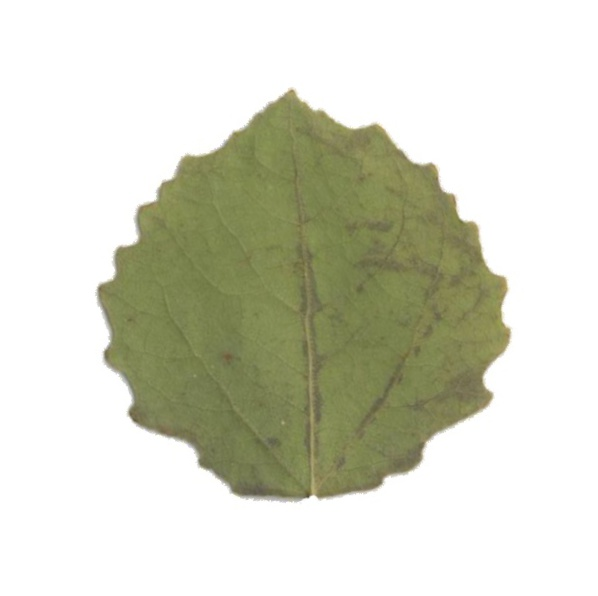
#> input picture 10_29_local_enhancement/0.jpg, 598 x 596 px
$ python c.py
#> lines starting #> are read from the running program, lines starting #| are printed output that depends on the picture
import cv2
fn = "0.jpg"
if __name__ == '__main__':
    print('loading %s ...' % fn)
    print('processing...')
    img = cv2.imread(fn)
#> img is the input picture: shape (596, 598, 3); mean B, G, R 198.1, 214.2, 212.8
    w = img.shape[1]
#> w = 598
    h = img.shape[0]
#> h = 596
    ii = 0
    # let image get darker
    for xi in range(0,w):
        for xj in range(0,h):
            # set the pixel value decrease to 20%
            img[xj,xi,0] = int(img[xj,xi,0]*0.2)
            img[xj,xi,1] = int(img[xj,xi,0]*0.2)
            img[xj,xi,2] = int(img[xj,xi,0]*0.2)
        # show the process
        if xi%10==0:
            print('.')
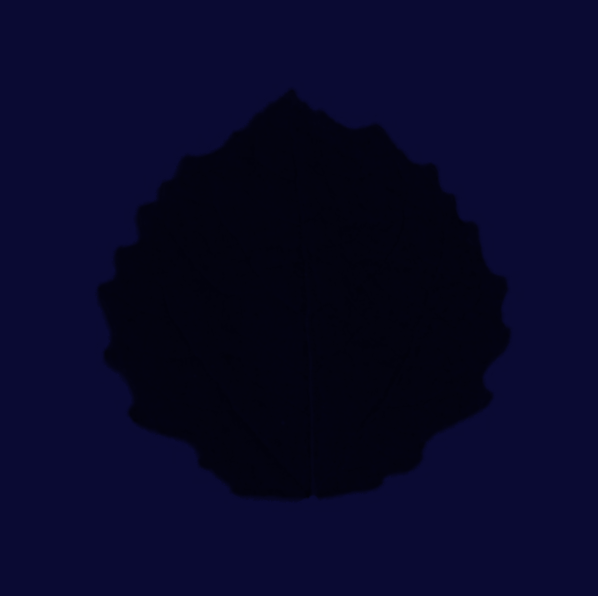
#> img: shape (596, 598, 3); mean B, G, R 39.5, 7.7, 7.7
    cv2.namedWindow('img')
    cv2.imshow('img',img)
    cv2.waitKey()
    cv2.destroyAllWindows()
    print('.')
    print('processing')
    for xi in range(0,w):
        for xj in range(0,h):
            # set the pixel value increase to 1020%
            img[xj,xi,0] = int(img[xj,xi,0]*10.2)
            img[xj,xi,1] = int(img[xj,xi,1]*10.2)
            img[xj,xi,2] = int(img[xj,xi,2]*10.2)
            # show the process
        if xi%10==0:
            print('.')
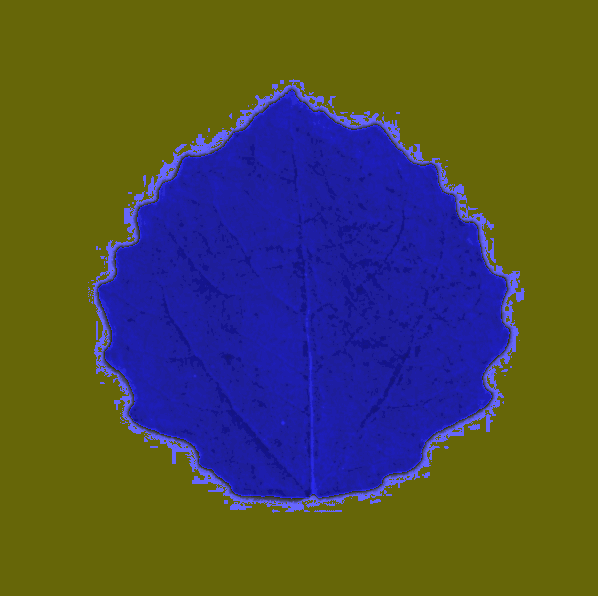
#> img: shape (596, 598, 3); mean B, G, R 65.4, 78.1, 78.1
    cv2.namedWindow('img')
    cv2.imshow('img',img)
    cv2.waitKey()
    cv2.destroyAllWindows()
